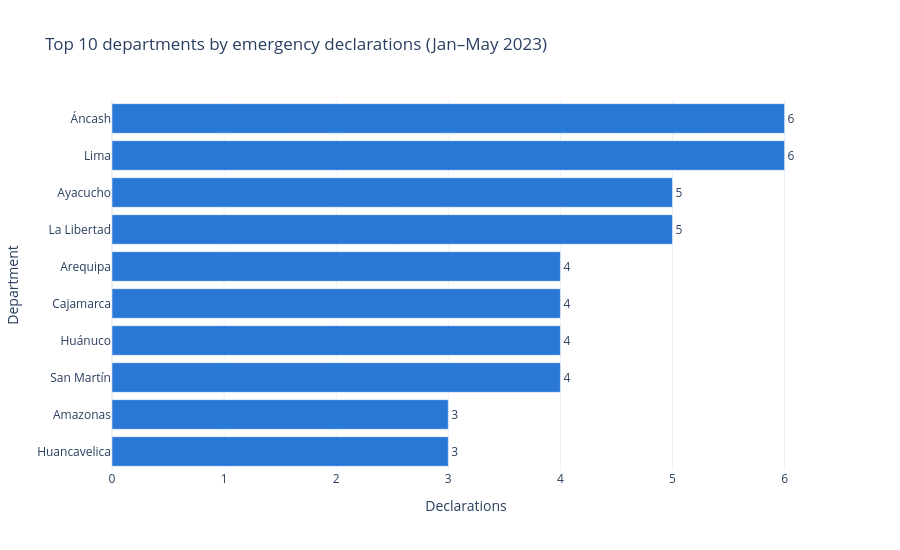

The notebook cell saved with this chart:
### Code cell
top_declaratorias = tabla_final.nlargest(10, "declaratorias")

print(f"Departments in the chart: {len(top_declaratorias)}")
print("Declarations of the 10th place:", top_declaratorias["declaratorias"].iloc[9])

fig_barras = px.bar(
    top_declaratorias,
    x="declaratorias",
    y="departamento",
    orientation="h",
    text="declaratorias",
    title="Top 10 departments by emergency declarations (Jan–May 2023)",
    labels={"declaratorias": "Declarations", "departamento": "Department"},
    template="plotly_white",
    color_discrete_sequence=["#2a78d6"],
    height=550,
)
fig_barras.update_traces(textposition="outside", cliponaxis=False)
fig_barras.update_yaxes(autorange="reversed")
fig_barras.show()

### Figure 1 — Plotly figure (JSON) as saved in the notebook; plotly's stock layout.template omitted (floating-point values rounded to 4 significant figures)
{"data": [{"cliponaxis": false, "hovertemplate": "Declarations=%{text}<br>Department=%{y}<extra></extra>", "legendgroup": "", "marker": {"color": "#2a78d6", "pattern": {"shape": ""}}, "name": "", "orientation": "h", "showlegend": false, "text": [6.0, 6.0, 5.0, 5.0, 4.0, 4.0, 4.0, 4.0, 3.0, 3.0], "textposition": "outside", "type": "bar", "x": [6, 6, 5, 5, 4, 4, 4, 4, 3, 3], "xaxis": "x", "y": ["Áncash", "Lima", "Ayacucho", "La Libertad", "Arequipa", "Cajamarca", "Huánuco", "San Martín", "Amazonas", "Huancavelica"], "yaxis": "y"}], "layout": {"barmode": "relative", "height": 550, "legend": {"tracegroupgap": 0}, "title": {"text": "Top 10 departments by emergency declarations (Jan–May 2023)"}, "xaxis": {"anchor": "y", "domain": [0.0, 1.0], "title": {"text": "Declarations"}}, "yaxis": {"anchor": "x", "autorange": "reversed", "domain": [0.0, 1.0], "title": {"text": "Department"}}}}
